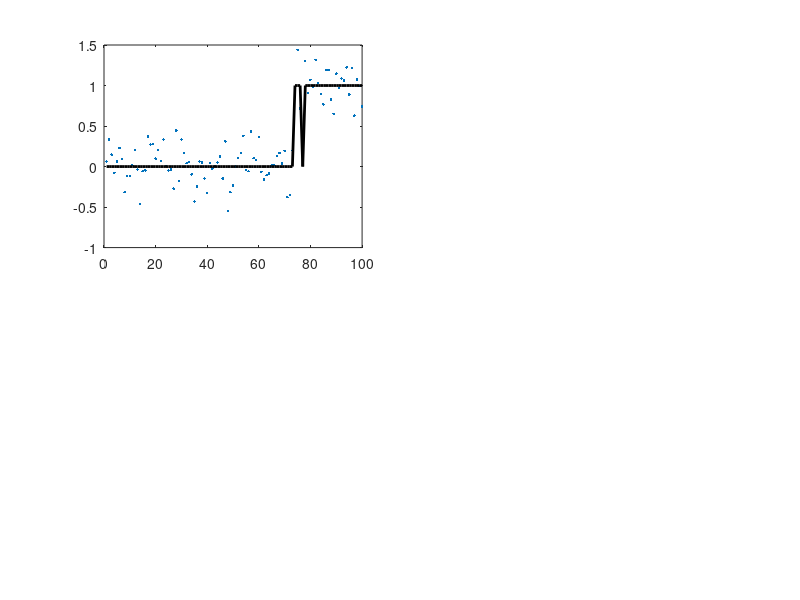

Reproduce this figure in MATLAB. (Note: this script raises an error after producing the figure.)
clear all, clc, close all

% Param
n = 100, K = 4
tau = [ceil(n*sort(rand(1, K-1))) n]
mu = .5*(1+(-1).^(1:K))
%tau = [10 50 70 100]
%mu = 2*[0 1 0 1]
sigma = .2

% Simulation
l = diff([0 tau])
K = size(tau, 2)
n = max(tau)
X = sigma*randn(1, n);
m = [];
for k=1:K
  m = [m mu(k)*ones(1, l(k))];
end
X = X+m;

% Plot
subplot(221), 
plot((1:n), X, '.', (1:n), m, '-k', 'LineWidth', 2), hold on
F_PlotCGH(X, tau)
hold off

% Cost matrix
C = zeros(n, n);
for i=1:n-1
  for j=i:n
    C(i, j) = sum((X(i:j) - mean(X(i:j))).^2);
  end
end

% Dynamic programming
Kmax = 10
S = zeros(Kmax, n);
T = S;
S(1, :) = C(1, :);
for k=2:Kmax
  for i=k:n
    Stmp = S(k-1, 1:i-1) + C(2:i, i)';
    [S(k, i) T(k, i)] = min(Stmp);
  end  
end

% Model selection
Smin = min(S(:, n));
Smax = max(S(:, n));
subplot(222)
BICpen = log(n)*(1:Kmax)';
plot((1:Kmax), S(:, n), '-b', (1:Kmax), S(:, n)+BICpen, '-r', 'LineWidth', 2)
hold on
[Crit KBIC] = min(S(:, n)+BICpen);
plot([KBIC KBIC], [Smin Smax], ':k', 'LineWidth', 2)
D = (gammaln(n) - gammaln(n-(1:Kmax)+1) - gammaln((1:Kmax)))';
plot((1:Kmax), S(:, n), '-b', (1:Kmax), S(:, n)+BICpen+D, '-g', 'LineWidth', 2)
[Crit Kopt] = min(S(:, n)+BICpen+D);
plot([Kopt Kopt], [Smin Smax], ':k', 'LineWidth', 2)
hold off

% Best segmentation
Kopt = K
t = [T(Kopt, n) n];
for k=Kopt-1:-1:2
  t = [T(k, t(1)) t];
end
t
subplot(223), F_PlotCGH(X, t)

% MDS
C = C+C';
save('CGHsim.txt', 'C', 'ascii')
%C = max(max(-C))-C;
N = sum(C);
NN = sum(N);
N = (N - NN/2/n)/n;
XpX = .5*(repmat(N, n, 1) + repmat(N', 1, n) - C);
[V delta] = eig(XpX);
delta = diag(delta);
%subplot(224), plot(delta);
Id = num2str((1:n)');
subplot(224), plot(V(:, 1), V(:, 2), '.k'), hold on
text(V([1 t], 1), V([1 t], 2), Id([1 t], :)), hold off 

